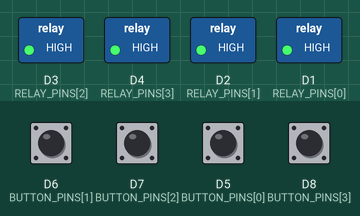
Recording of a sketch running on a simulated ESP8266 (NodeMCU). On the bench: switched loads named in the sketch (green lamp = pin HIGH). The test bench sets the inputs (shaded band); at power-on: D5 (BUTTON_PINS[0]), D6 (BUTTON_PINS[1]), D7 (BUTTON_PINS[2]), D8 (BUTTON_PINS[3]) HIGH. WiFi joins after 1.5 s; servers stay silent unless stated; what the sketch prints to the serial monitor is not drawn.

Above: at 2.8 s.
2.9 s: D6 (BUTTON_PINS[1]) pulled LOW for 0.15 s
At 4.1 s:
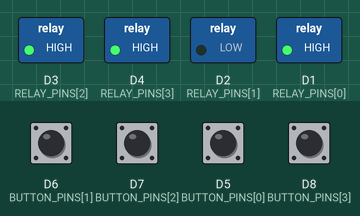
4.5 s: D7 (BUTTON_PINS[2]) pulled LOW for 0.15 s
At 5.5 s:
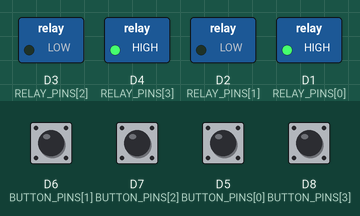
6.1 s: D5 (BUTTON_PINS[0]) pulled LOW for 0.15 s
At 6.6 s:
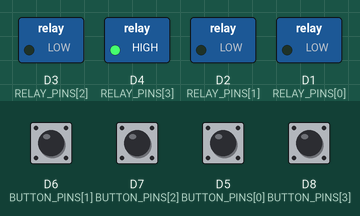
7.7 s: D8 (BUTTON_PINS[3]) pulled LOW for 0.15 s
At 8.9 s:
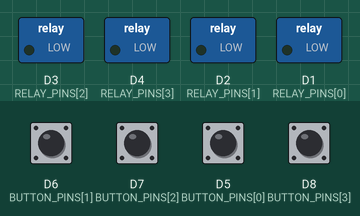
9.3 s: D6 (BUTTON_PINS[1]) pulled LOW for 1 s
At 10.3 s:
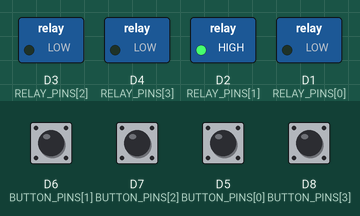
11.8 s: D7 (BUTTON_PINS[2]) pulled LOW for 1 s
At 12.2 s:
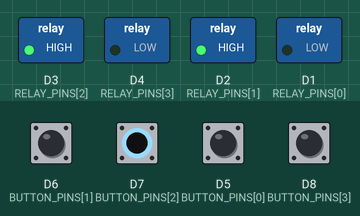
Timing chart, 0 to 14.8 s (numbered marks = the images above; inputs shaded):
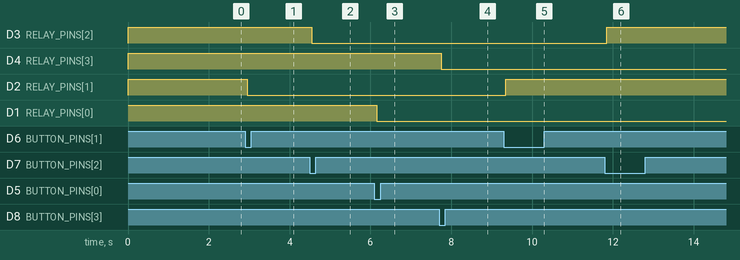

Measured:
- after the input at 2.9 s, D2 (RELAY_PINS[1]): HIGH → LOW after 0.05 s
- after the input at 4.5 s, D3 (RELAY_PINS[2]): HIGH → LOW after 0.05 s
- after the input at 6.1 s, D1 (RELAY_PINS[0]): HIGH → LOW after 0.05 s
- after the input at 7.7 s, D4 (RELAY_PINS[3]): HIGH → LOW after 0.05 s
- after the input at 9.3 s, D2 (RELAY_PINS[1]): LOW → HIGH after 0.05 s
- after the input at 11.8 s, D3 (RELAY_PINS[2]): LOW → HIGH after 0.05 s

The sketch:

esp8266_nodeMCU_code.ino
```cpp
/*
=============================================================================
           IoT Smart Home Automation System - NodeMCU (ESP8266)
=============================================================================
Tech Stack: NodeMCU ESP8266, Firebase Realtime Database
Features:
- Real-time sync with Flutter App (via Stream)
- Physical button support with Debounce
- Offline status caching (relays stay in last state)
- Automatic reconnection (WiFi & Firebase)
- Multi-user data isolation

Libraries Required:
1. Firebase-ESP8266 (by Mobizt)
2. ArduinoJson (by Benoit Blanchon)

=============================================================================
*/

#include <ESP8266WiFi.h>
#include <FirebaseESP8266.h>
#include <ArduinoJson.h>

// ============ 1. WiFi CONFIGURATION ============
#define WIFI_SSID "YOUR_WIFI_NAME"
#define WIFI_PASSWORD "YOUR_WIFI_PASSWORD"

// ============ 2. FIREBASE CONFIGURATION ============
// Found in Firebase Console Settings -> Project Settings
#define FIREBASE_HOST "your-project-id-default-rtdb.firebaseio.com"
// Found in Firebase Console Settings -> Service Accounts -> Database Secrets
#define FIREBASE_AUTH "YOUR_FIREBASE_DATABASE_SECRET"

// ============ 3. USER & DEVICE CONFIGURATION ============
// Must match the IDs in your Flutter App
#define USER_ID "YOUR_UID_FROM_APP"
#define DEVICE_ID "YOUR_DEVICE_ID_FROM_APP"

// ============ 4. HARDWARE PIN MAPPING ============
// Relay Pins (Active Low)
const int RELAY_PINS[4] = {D1, D2, D3, D4};

// Physical Button Pins (Internal Pullup)
const int BUTTON_PINS[4] = {D5, D6, D7, D8};

// ============ GLOBAL OBJECTS ============
FirebaseData firebaseData;
FirebaseConfig config;
FirebaseAuth auth;

bool switchStates[4] = {false, false, false, false};
bool lastButtonStates[4] = {HIGH, HIGH, HIGH, HIGH};
unsigned long lastDebounceTimes[4] = {0, 0, 0, 0};
unsigned long debounceDelay = 50;

// ============ SETUP ============
void setup() {
  Serial.begin(115200);

  // Initialize Relays
  for (int i = 0; i < 4; i++) {
    pinMode(RELAY_PINS[i], OUTPUT);
    digitalWrite(RELAY_PINS[i], HIGH); // Default OFF (Active Low)
  }

  // Initialize Buttons
  for (int i = 0; i < 4; i++) {
    pinMode(BUTTON_PINS[i], INPUT_PULLUP);
  }

  connectWiFi();

  // Firebase Initialization
  config.host = FIREBASE_HOST;
  config.signer.tokens.legacy_token = FIREBASE_AUTH;
  Firebase.begin(&config, &auth);
  Firebase.reconnectWiFi(true);

  // Setup Real-time Stream
  String path = "/users/" + String(USER_ID) + "/devices/" + String(DEVICE_ID) + "/switches";
  if (!Firebase.beginStream(firebaseData, path)) {
    Serial.println("Stream begin error: " + firebaseData.errorReason());
  }

  Serial.println("System Ready!");
}

// ============ MAIN LOOP ============
void loop() {
  handleButtons();
  handleFirebaseStream();

  // Keep alive / WiFi check
  if (WiFi.status() != WL_CONNECTED) {
    connectWiFi();
  }
}

// ============ WiFi HELPERS ============
void connectWiFi() {
  if (WiFi.status() == WL_CONNECTED) return;

  Serial.print("Connecting to WiFi...");
  WiFi.begin(WIFI_SSID, WIFI_PASSWORD);
  while (WiFi.status() != WL_CONNECTED) {
    delay(500);
    Serial.print(".");
  }
  Serial.println("\nConnected! IP: " + WiFi.localIP().toString());
}

// ============ FIREBASE STREAM HANDLER ============
void handleFirebaseStream() {
  if (!Firebase.readStream(firebaseData)) {
    // Serial.println("Stream read error: " + firebaseData.errorReason());
    return;
  }

  if (firebaseData.streamTimeout()) {
    Serial.println("Stream timeout, resuming...");
    return;
  }

  if (firebaseData.streamAvailable()) {
    String jsonStr = firebaseData.jsonString();
    // Serial.println("New Update: " + jsonStr);

    DynamicJsonDocument doc(1024);
    deserializeJson(doc, jsonStr);

    // Path analysis to see what changed
    String path = firebaseData.dataPath();

    if (path == "/") {
      // Entire switches object updated
      for (int i = 0; i < 4; i++) {
        String key = "switch" + String(i + 1);
        if (doc.containsKey(key)) {
          updateRelay(i, doc[key]["state"]);
        }
      }
    } else {
      // Single switch updated (e.g., /switch1/state)
      for (int i = 0; i < 4; i++) {
        String key = "/switch" + String(i + 1) + "/state";
        if (path == key) {
          updateRelay(i, firebaseData.boolData());
        }
      }
    }
  }
}

// ============ HARDWARE CONTROL ============
void updateRelay(int index, bool state) {
  switchStates[index] = state;
  // Relay is active-low: LOW = ON, HIGH = OFF
  digitalWrite(RELAY_PINS[index], state ? LOW : HIGH);
  Serial.printf("Switch %d -> %s\n", index + 1, state ? "ON" : "OFF");
}

// ============ PHYSICAL BUTTON HANDLER ============
void handleButtons() {
  for (int i = 0; i < 4; i++) {
    int reading = digitalRead(BUTTON_PINS[i]);

    if (reading != lastButtonStates[i]) {
      lastDebounceTimes[i] = millis();
    }

    if ((millis() - lastDebounceTimes[i]) > debounceDelay) {
      if (reading == LOW && switchStates[i] == false) {
        // Button Pressed (Active Low)
        toggleSwitch(i);
        while(digitalRead(BUTTON_PINS[i]) == LOW) delay(10); // Simple wait for release
      } else if (reading == LOW && switchStates[i] == true) {
        toggleSwitch(i);
        while(digitalRead(BUTTON_PINS[i]) == LOW) delay(10);
      }
    }
    lastButtonStates[i] = reading;
  }
}

void toggleSwitch(int index) {
  bool newState = !switchStates[index];
  updateRelay(index, newState);

  // Sync back to Firebase
  String path = "/users/" + String(USER_ID) + "/devices/" + String(DEVICE_ID) + "/switches/switch" + String(index + 1) + "/state";
  Firebase.setBool(firebaseData, path, newState);
}
```
